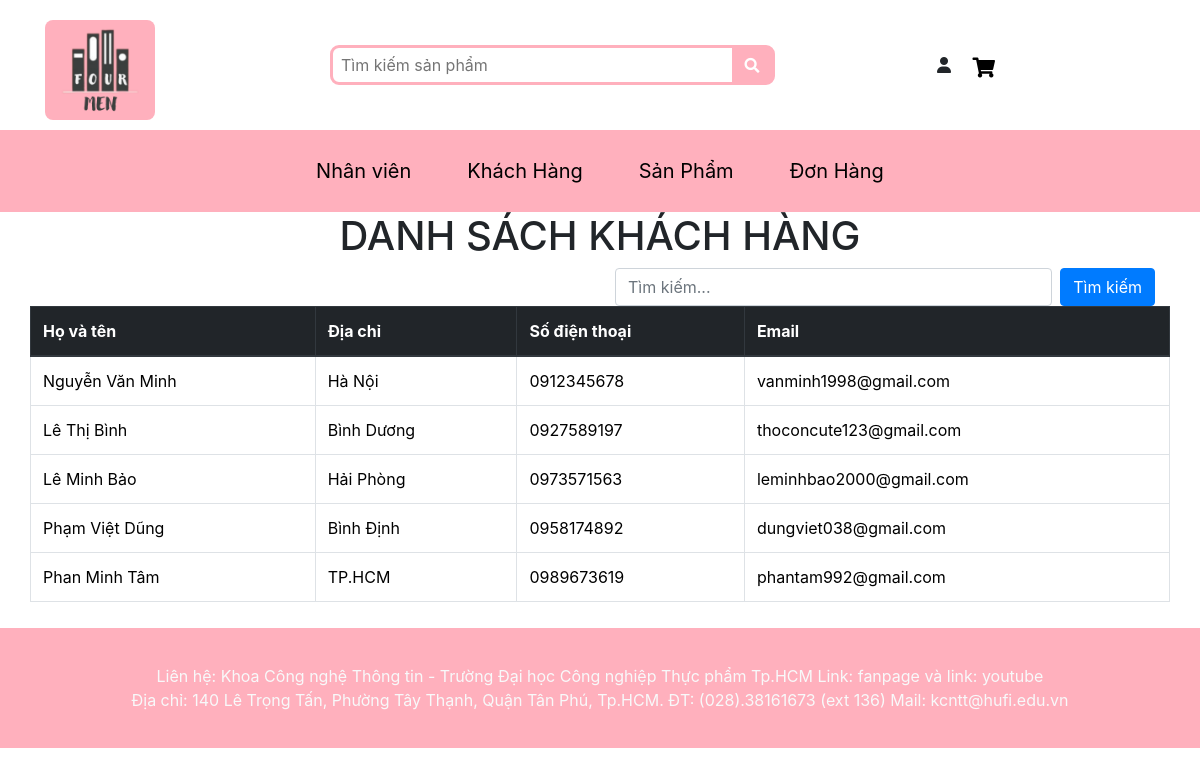
The app's page /QLKhachHang.php, older data.
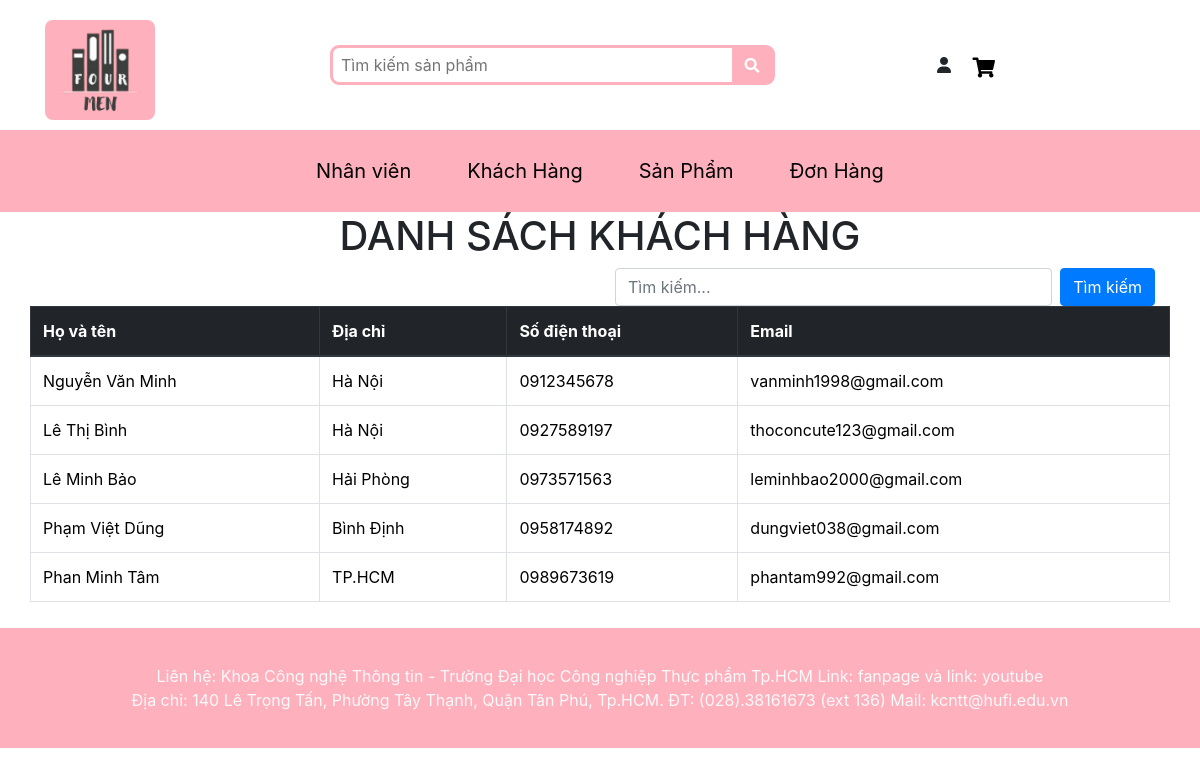
The same page, newer data.
### tables this page shows
CREATE TABLE `khachhang` (
  `MaKH` int(11) NOT NULL,
  `HoTen_KH` varchar(100) NOT NULL,
  `DiaChi_KH` varchar(255) NOT NULL,
  `SDT_KH` varchar(255) NOT NULL,
  `Email_KH` varchar(255) NOT NULL,
  `Password_KH` varchar(200) NOT NULL
);

### QLKhachHang.php (the view, shortened to what this page needs)
<?php
    $pdo = new PDO("mysql:host=localhost;dbname=ql_vanphongpham", "root", "");
    $pdo->exec("set names utf8");
    function TimKiemKH($pdo, $keyword)
    {
        $searchQuery = "%$keyword%";
        $sql = "SELECT * FROM KhachHang WHERE HoTen_KH LIKE :keyword OR Email_KH LIKE :keyword";
        $stmt = $pdo->prepare($sql);
        $stmt->bindParam(':keyword', $searchQuery, PDO::PARAM_STR);
        $stmt->execute();
        if ($stmt->rowCount() > 0) {
            return $stmt->fetchAll(PDO::FETCH_ASSOC);
        } else {
            return false;
        }
    }
    $keyword = isset($_GET['keyword']) ? $_GET['keyword'] : '';
    $KhachHang = TimKiemKH($pdo, $keyword);
?>
<!DOCTYPE html>
<html lang="en">
<head>
    <link rel="stylesheet" href="Bootstrap/bootstrap.min.css">
    <link rel="stylesheet" href="styles.css">
    <link rel="stylesheet" href="ChiTietSP.css">
</head>
<body>
    <?php include "HeaderNhanVienKhachHang.php"; ?>
    <?php include "SubHeaderNhanVIen.php"; ?>
    <div class="container KhachHang">
        <h1 class="text-center">DANH SÁCH KHÁCH HÀNG</h1>
        <div class="row mb-6">
            <div class="col-md-6 offset-md-6">
                <form method="GET" action="" class="d-flex justify-content-end">
                    <input type="text" class="form-control mr-2" id="searchInput" name="keyword" placeholder="Tìm kiếm..." value="<?php echo htmlspecialchars($keyword); ?>">
                    <button type="submit" class="btn btn-primary">Tìm kiếm</button>
                </form>
            </div>
        </div>
        <div class='row'>
        <table class="table table-bordered" align="center">
                <thead class="thead-dark">
                    <tr>
                        <th scope="col">Họ và tên</th>
                        <th scope="col">Địa chỉ</th>
                        <th scope="col">Số điện thoại</th>
                        <th scope="col">Email</th>
                    </tr>
                </thead>
                <tbody>
                    <?php foreach ($KhachHang as $KH): ?>
                    <tr>
                        <td><?php echo $KH['HoTen_KH']; ?></td>
                        <td><?php echo $KH['DiaChi_KH']; ?></td>
                        <td><?php echo $KH['SDT_KH']; ?></td>
                        <td><?php echo $KH['Email_KH']; ?></td>
                    </tr>
                    <?php endforeach; ?>
                </tbody>
            </table>
        </div>
    </div>
<?php include "Footer.php"; ?>
</body>
</html>

### HeaderNhanVienKhachHang.php (shortened to what this page needs)
<!DOCTYPE html>
<html>
<head>
    <link rel="stylesheet" href="https://maxcdn.bootstrapcdn.com/bootstrap/4.0.0/css/bootstrap.min.css">
    <link rel="stylesheet" href="https://cdnjs.cloudflare.com/ajax/libs/font-awesome/5.15.4/css/all.min.css">
</head>
<body>
    <div id="menu">
        <div class="container">
            <div class="row">
                <div class="col-3">
                    <a href="index.php"><img class="logo" src="image/logo.png" /></a>
                </div>
                <div class="col-5">
                    <div class="search-container">
                        <input type="text" id="search-input" class="search-input" placeholder="Tìm kiếm sản phẩm">
                        <span class="search-icon"><i class="fas fa-search"></i></span>
                    </div>
                </div>
                <div class="col-4">
                    <div class="Icon">
                    <i class="fa-solid fa-user"></i>
                        <li class="nav-item nav-link active giohang" id="cartItem">
                            <a class="nav-link" href="ShopCart.php">
                                <i class="fas fa-shopping-cart"></i>
                            </a>
                        </li>
                    </div>
                </div>
            </div>
        </div>
    </div>
</body>
</html>

### SubHeaderNhanVien.php (shortened to what this page needs)
<!DOCTYPE html>
<html>
<head>
    <link rel="stylesheet" href="https://maxcdn.bootstrapcdn.com/bootstrap/4.0.0/css/bootstrap.min.css">
    <link rel="stylesheet" href="https://cdnjs.cloudflare.com/ajax/libs/font-awesome/5.15.4/css/all.min.css">
</head>
<body>
    <div class="subHeader">
        <div class="container">
            <nav class="navbar navbar-expand-lg">
                <ul class="navbar-nav mx-auto">
                    <li class="nav-item">
                        <a class="nav-link" href="QLNhanVien.php">Nhân viên</a>
                    </li>
                    <li class="nav-item">
                        <a class="nav-link" href="QLKhachHang.php">Khách Hàng</a>
                    </li>
                    <li class="nav-item">
                        <a class="nav-link" href="ThemSanPham.php">Sản Phẩm</a>
                    </li>
                    <li class="nav-item">
                        <a class="nav-link" href="donhang.php">Đơn Hàng</a>
                    </li>
                </ul>
            </nav>
        </div>
    </div>
</body>
</html>

### Footer.php
<div class="footer">
    <div class="col text-light mt-3 mb-3" style="text-align:center;">
        Liên hệ: Khoa Công nghệ Thông tin - Trường Đại học Công nghiệp Thực phẩm Tp.HCM Link: fanpage và link: youtube <br />
        Địa chỉ: 140 Lê Trọng Tấn, Phường Tây Thạnh, Quận Tân Phú, Tp.HCM. ĐT: (028).38161673 (ext 136) Mail: kcntt@hufi.edu.vn
    </div>
</div>

### styles.css (style rules this page uses)
.logo { height: 100px; align-items: center; border-radius: 8px; }
a { text-decoration: none; color: inherit; display: inline-block; cursor: pointer; }
.search-container { margin-top: 25px; display: flex; align-items: center; border: 3px solid #FFB0BD; border-radius: 9px; height: 40px; }
.search-input { flex-grow: 1; border: none; background: none; outline: none; padding: 8px; font-size: 16px; color: rgb(88, 88, 88); }
.search-icon { display: flex; justify-content: center; align-items: center; color: white; font-size: 15px; cursor: pointer; height: 100%; width: 40px; background-color: #FFB0BD; }
.Icon { padding-top: 30px; display: flex; justify-content: center; align-items: center; text-align: center; }
.subHeader { margin-top: 10px; background-color: #FFB0BD; padding-top: 20px; }
.footer { background-color: #FFB0BD; min-height: 100px; padding: 20px; }
.giohang { display: flex; justify-content: center; margin-left: 10px; padding: 5px; height: 30px; width: 30px; border-radius: 8px; cursor: pointer; transition: ease-in 0.3s; }
.footer { margin-top: 10px; background-color: #FFB0BD; padding-top: 20px; }

### HeaderNhanVienKhachHang.php (style rules this page uses)
#menu { margin-top: 20px; }
.nav-item.nav-link.active { color: white; }
.fa-shopping-cart { margin-right: 5px; color: black; }
.giohang .fa-shopping-cart { margin-right: 0; }
#cartItem { position: relative; }
#cartItem.active .fas.fa-shopping-cart { position: absolute; z-index: 1; top: 8px; right: 8px; }

### SubHeaderNhanVien.php (style rules this page uses)
.subHeader { background-color: #FFB0BD; padding: 10px; }
.nav-link { color: black; font-size: 20px; text-decoration: none; margin: 0 20px; transition: color 0.3s; }

Row changes from the older to the newer data that the page shows:
changed khachhang "Lê Thị Bình": DiaChi_KH "Bình Dương" → "Hà Nội"
